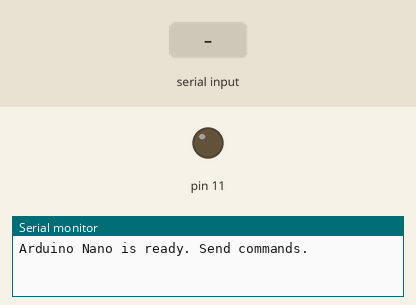
Simulated run of this sketch. Board: Arduino Nano, built with avr-gcc and run on an emulated ATmega328P. Shown: output pins drawn as LEDs (lit = HIGH), the last lines printed to the serial monitor. The inputs (shaded band) are chosen by the test bench.

Above: at 1.2 s.
1.3 s: "D:50.5\n" received over Serial
At 2.1 s:
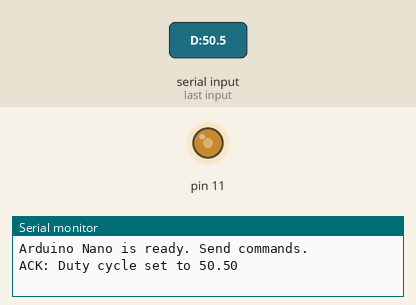
2.8 s: "D:90\n" received over Serial
At 3.3 s:
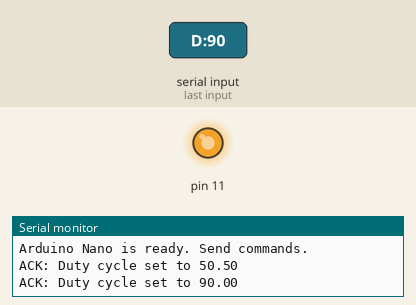
Timing chart, 0 to 5.8 s (numbered marks = the images above; inputs shaded):
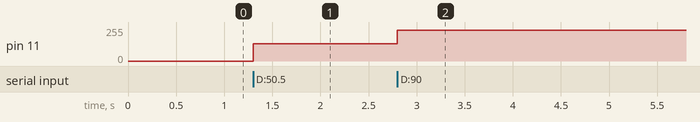

Measured:
- after the input at 1.3 s, pin 11: 0/255 → 128/255 at once
- after the input at 2.8 s, pin 11: 128/255 → 229/255 at once

The sketch:

test_arduino_nano_PWM.ino
```cpp
// This variable will hold the duty cycle sent from Python
float dutyCycle = 0.0;
// This variable will hold the mode (1 = BUCK, 0 = BOOST)
int mode = 1;

void setup() {
  // Start the serial port.
  // This baud rate MUST match the one in your Python script (115200).
  Serial.begin(115200);

  // Send a "ready" message back to the computer's log.
  Serial.println("Arduino Nano is ready. Send commands.");
}

void loop() {
  // Check if any data has arrived in the serial buffer
  if (Serial.available() > 0) {

    // 1. Read all bytes until a newline ('\n') is found
    // This matches the '\n' you send from Python.
    String command = Serial.readStringUntil('\n');
    command.trim(); // Clean up any extra whitespace

    // 2. Check if the command starts with our "D:" prefix
    if (command.startsWith("D:")) {

      // 3. Get the value part of the string
      // Example: "D:50.5" -> substring(2) -> "50.5"
      String valueString = command.substring(2);

      // 4. Convert the value string to a floating-point number
      dutyCycle = valueString.toFloat();

      // --- This is where you would use the value ---
      // For an Arduino Nano, the PWM pins are 0-255
      // To convert 0-100% to 0-255, we multiply by 2.55
      int pwmValue = (int)(dutyCycle * 2.55);
      analogWrite(11, pwmValue); // Example: Send to pin D3

      // 5. Send an "Acknowledgment" message back to Python
      Serial.print("ACK: Duty cycle set to ");
      Serial.println(dutyCycle);
    }
    }
}
```
